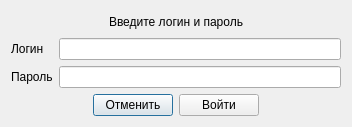
<?xml version="1.0" encoding="UTF-8"?>
<ui version="4.0">
 <class>userLoginWindow</class>
 <widget class="QDialog" name="userLoginWindow">
  <property name="geometry">
   <rect>
    <x>0</x>
    <y>0</y>
    <width>352</width>
    <height>127</height>
   </rect>
  </property>
  <property name="windowTitle">
   <string>Dialog</string>
  </property>
  <layout class="QVBoxLayout" name="verticalLayout_2">
   <item>
    <layout class="QVBoxLayout" name="verticalLayout">
     <item>
      <layout class="QHBoxLayout" name="horizontalLayout">
       <item>
        <spacer name="horizontalSpacer_3">
         <property name="orientation">
          <enum>Qt::Horizontal</enum>
         </property>
         <property name="sizeHint" stdset="0">
          <size>
           <width>40</width>
           <height>20</height>
          </size>
         </property>
        </spacer>
       </item>
       <item>
        <widget class="QLabel" name="label_3">
         <property name="text">
          <string>Введите логин и пароль</string>
         </property>
        </widget>
       </item>
       <item>
        <spacer name="horizontalSpacer_4">
         <property name="orientation">
          <enum>Qt::Horizontal</enum>
         </property>
         <property name="sizeHint" stdset="0">
          <size>
           <width>40</width>
           <height>20</height>
          </size>
         </property>
        </spacer>
       </item>
      </layout>
     </item>
     <item>
      <layout class="QFormLayout" name="formLayout">
       <item row="0" column="0">
        <widget class="QLabel" name="label">
         <property name="text">
          <string>Логин</string>
         </property>
        </widget>
       </item>
       <item row="0" column="1">
        <widget class="QLineEdit" name="lineEdit"/>
       </item>
       <item row="1" column="0">
        <widget class="QLabel" name="label_2">
         <property name="text">
          <string>Пароль</string>
         </property>
        </widget>
       </item>
       <item row="1" column="1">
        <widget class="QLineEdit" name="lineEdit_2"/>
       </item>
      </layout>
     </item>
     <item>
      <layout class="QHBoxLayout" name="horizontalLayout_2">
       <item>
        <spacer name="horizontalSpacer">
         <property name="orientation">
          <enum>Qt::Horizontal</enum>
         </property>
         <property name="sizeHint" stdset="0">
          <size>
           <width>40</width>
           <height>20</height>
          </size>
         </property>
        </spacer>
       </item>
       <item>
        <widget class="QPushButton" name="pushButton">
         <property name="text">
          <string>Отменить</string>
         </property>
        </widget>
       </item>
       <item>
        <widget class="QPushButton" name="pushButton_2">
         <property name="text">
          <string>Войти</string>
         </property>
        </widget>
       </item>
       <item>
        <spacer name="horizontalSpacer_2">
         <property name="orientation">
          <enum>Qt::Horizontal</enum>
         </property>
         <property name="sizeHint" stdset="0">
          <size>
           <width>40</width>
           <height>20</height>
          </size>
         </property>
        </spacer>
       </item>
      </layout>
     </item>
    </layout>
   </item>
  </layout>
 </widget>
 <resources/>
 <connections/>
</ui>
